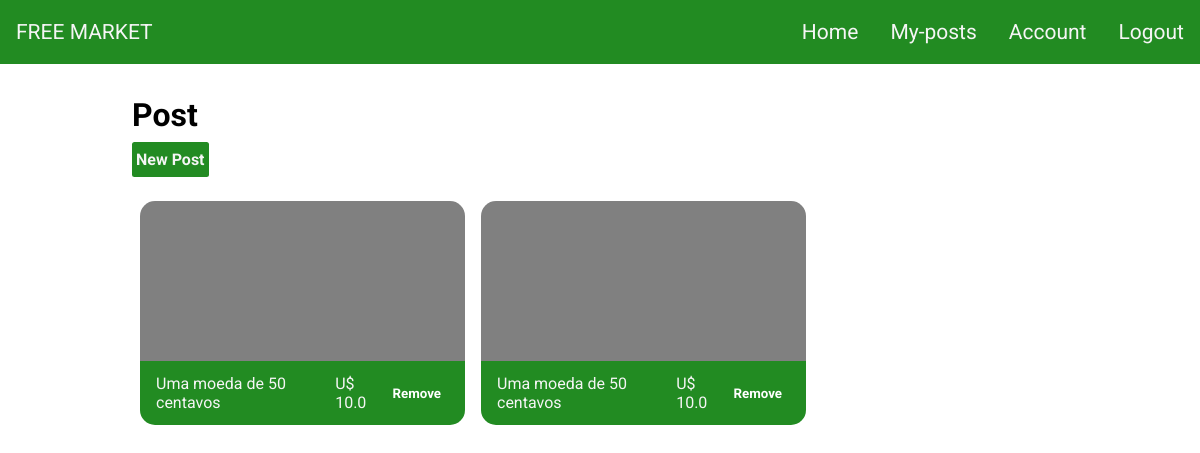
Page /post (signed in) on the earlier database version.
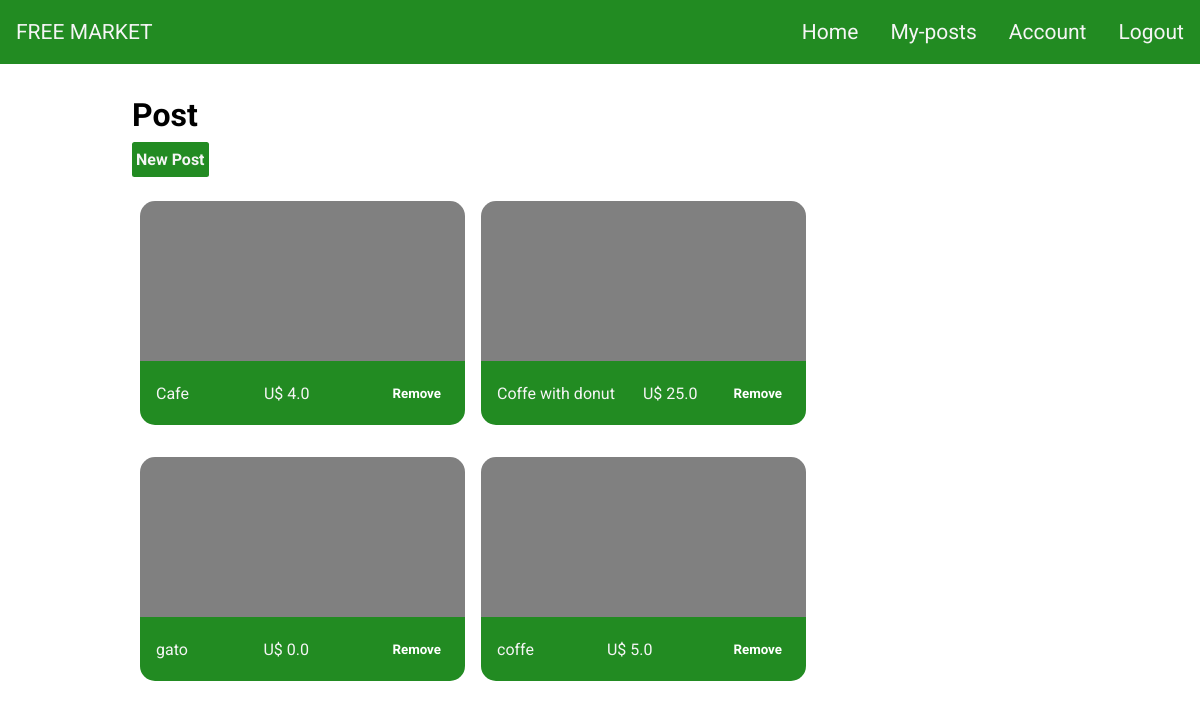
Same page on the later database version.
### tables this page shows
CREATE TABLE posts (id INTEGER, extension TEXT, userId INTEGER, price REAL,title TEXT NOT NULL, description TEXT,  PRIMARY KEY(id), FOREIGN KEY(userId) REFERENCES users(id));

### application.py (the view, shortened to what this page needs)
@app.route("/post", methods=["GET", "POST"])
@login_required
def post():
    cnn = sqlite3.connect(DATABASE_NAME)
    cnn.row_factory = sqlite3.Row
    cursor = cnn.cursor()
    sql = "SELECT * FROM posts WHERE userid = ?"
    posts = cursor.execute(sql, [session["userId"]]).fetchall()
    return render_template("/post.html", posts=posts)

### helper.py (called while the page is built)
def login_required(f):
    @wraps(f)
    def decoreted_function(*args, **kwargs):
        if session.get("userId") is None:
            return redirect("/login")
        return f(*args, **kwargs)
    return decoreted_function

### templates/post.html (shortened to what this page needs)
{% extends "layout.html" %}
{% block main %}
    <div class="container">
        <h1>Post</h1>
        <div class="new-post">
            <button>New Post</button>
        </div>
        <div class="list">
            {% for post in posts%}
            <div class="post">
                <div class="frame">
                </div>
                <div class="post-info">
                    <p>{{post.title}}</p>
                    <p>U$ {{post.price}}</p>
                    <form  action="/remove_post" method="post">
                        <button class="post-remove" type="submit">Remove</button>
                    </form>
                </div>
            </div>
            {% endfor %}
        </div>
    </div>
{% endblock %}

Differences in the rows shown:
removed posts: title "Uma moeda de 50 centavos", price "10.0"
removed posts: title "Uma moeda de 50 centavos", price "10.0"
added posts: title "Cafe", price "4.0"
added posts: title "Coffe with donut", price "25.0"
added posts: title "gato", price "0.0"
added posts: title "coffe", price "5.0"
